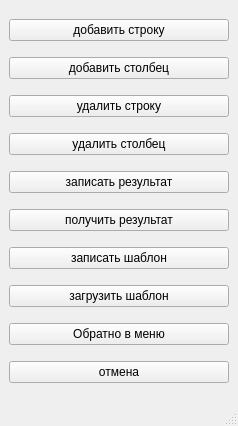
<?xml version="1.0" encoding="UTF-8"?>
<ui version="4.0">
 <class>instrunments</class>
 <widget class="QMainWindow" name="instrunments">
  <property name="geometry">
   <rect>
    <x>0</x>
    <y>0</y>
    <width>238</width>
    <height>426</height>
   </rect>
  </property>
  <property name="windowTitle">
   <string>MainWindow</string>
  </property>
  <widget class="QWidget" name="centralwidget">
   <property name="enabled">
    <bool>true</bool>
   </property>
   <property name="sizePolicy">
    <sizepolicy hsizetype="Preferred" vsizetype="Preferred">
     <horstretch>0</horstretch>
     <verstretch>0</verstretch>
    </sizepolicy>
   </property>
   <layout class="QVBoxLayout" name="verticalLayout">
    <item>
     <widget class="QPushButton" name="pushButton">
      <property name="text">
       <string>добавить строку</string>
      </property>
     </widget>
    </item>
    <item>
     <widget class="QPushButton" name="pushButton_2">
      <property name="text">
       <string>добавить столбец</string>
      </property>
     </widget>
    </item>
    <item>
     <widget class="QPushButton" name="pushButton_3">
      <property name="text">
       <string>удалить строку</string>
      </property>
     </widget>
    </item>
    <item>
     <widget class="QPushButton" name="pushButton_4">
      <property name="text">
       <string>удалить столбец</string>
      </property>
     </widget>
    </item>
    <item>
     <widget class="QPushButton" name="pushButton_7">
      <property name="text">
       <string>записать результат</string>
      </property>
     </widget>
    </item>
    <item>
     <widget class="QPushButton" name="pushButton_6">
      <property name="text">
       <string>получить результат</string>
      </property>
     </widget>
    </item>
    <item>
     <widget class="QPushButton" name="pushButton_5">
      <property name="text">
       <string>записать шаблон</string>
      </property>
     </widget>
    </item>
    <item>
     <widget class="QPushButton" name="pushButton_8">
      <property name="text">
       <string>загрузить шаблон</string>
      </property>
     </widget>
    </item>
    <item>
     <widget class="QPushButton" name="pushButton_9">
      <property name="text">
       <string>Обратно в меню</string>
      </property>
     </widget>
    </item>
    <item>
     <widget class="QPushButton" name="pushButton_10">
      <property name="text">
       <string>отмена</string>
      </property>
     </widget>
    </item>
   </layout>
  </widget>
  <widget class="QStatusBar" name="statusbar"/>
 </widget>
 <resources/>
 <connections/>
</ui>
